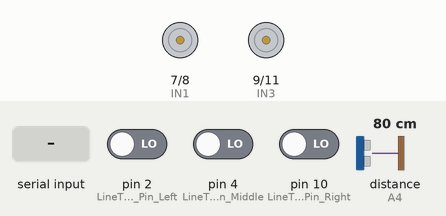
Simulated run of this sketch. Board: Arduino Uno, built with avr-gcc and run on an emulated ATmega328P. Shown: motor-driver pin pairs drawn as motors (green arrow = first pin HIGH = forward, orange = second pin HIGH = backward, longer = more drive, scaled by the enable pin). The test bench sets the inputs (shaded band); at power-on: pin 2 (LineTeacking_Pin_Left) LOW, pin 4 (LineTeacking_Pin_Middle) LOW, pin 10 (LineTeacking_Pin_Right) LOW, distance to the obstacle (sensor on A4) 80 cm. The echo pulse lasts 58.3 µs per cm.

Above: at 1.2 s.
1.3 s: "1001" received over Serial
At 2.9 s:
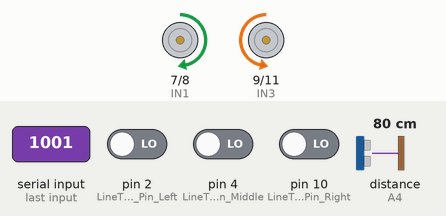
3.8 s: "1002" received over Serial
At 6.0 s:
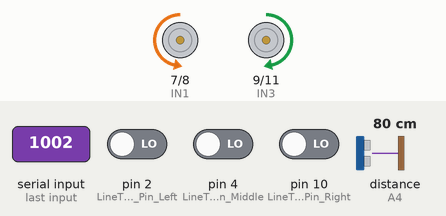
6.3 s: "1003" received over Serial
At 7.9 s:
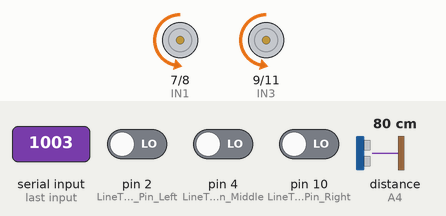
8.8 s: "1004" received over Serial
At 11.0 s:
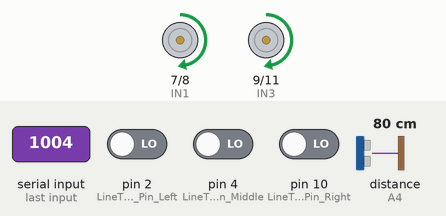
11.3 s: "1010" received over Serial
At 12.9 s:
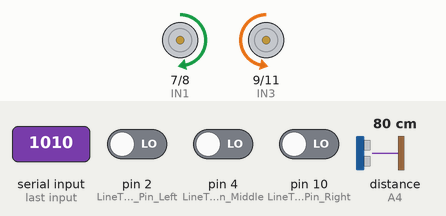
13.8 s: "1011" received over Serial
At 16.0 s:
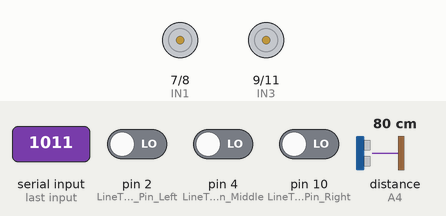
Timing chart, 0 to 17.3 s (numbered marks = the images above; inputs shaded):
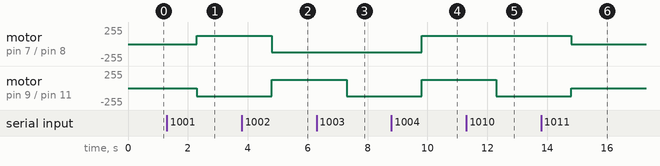

Measured:
- after the input at 1.3 s, motor on pin 7 (IN1) / pin 8 (IN2): stopped → forward 125/255 after 1.0 s; motor on pin 9 (IN3) / pin 11 (IN4): stopped → backward 125/255 after 1.0 s
- after the input at 3.8 s, motor on pin 7 (IN1) / pin 8 (IN2): forward 125/255 → backward 125/255 after 1.0 s; motor on pin 9 (IN3) / pin 11 (IN4): backward 125/255 → forward 125/255 after 1.0 s
- after the input at 6.3 s, motor on pin 9 (IN3) / pin 11 (IN4): forward 125/255 → backward 125/255 after 1.0 s
- after the input at 8.8 s, motor on pin 7 (IN1) / pin 8 (IN2), motor on pin 9 (IN3) / pin 11 (IN4): backward 125/255 → forward 125/255 after 1.0 s
- after the input at 11.3 s, motor on pin 9 (IN3) / pin 11 (IN4): forward 125/255 → backward 125/255 after 1.0 s
- after the input at 13.8 s, motor on pin 7 (IN1) / pin 8 (IN2): forward 125/255 → stopped after 1.0 s; motor on pin 9 (IN3) / pin 11 (IN4): backward 125/255 → stopped after 1.0 s

The sketch:

mainFileForProj.ino
```cpp
#define ENA 5
#define ENB 6
#define IN1 7 //Left side wheels go forward
#define IN2 8 //Left side wheels go backwards
#define IN3 9 //Right side wheels go backwards
#define IN4 11 //Right side wheels go forwards

#define carSpeed 125

#define LineTeacking_Pin_Right  10
#define LineTeacking_Pin_Middle 4
#define LineTeacking_Pin_Left   2

#define echoPin A4
#define trigPin A5

int distance;
long duration;
bool avoid = false;
bool line = false;


void setup() {
  Serial.begin(9600);

  pinMode(IN1, OUTPUT);
  pinMode(IN2, OUTPUT);
  pinMode(IN3, OUTPUT);
  pinMode(IN4, OUTPUT);
  pinMode(ENA, OUTPUT);
  pinMode(ENB, OUTPUT);

  analogWrite(ENA, carSpeed);
  analogWrite(ENB, carSpeed);

  pinMode(trigPin, OUTPUT);
  pinMode(echoPin, INPUT);
}


void forward(){
  digitalWrite(IN1,HIGH);
  digitalWrite(IN2,LOW);
  digitalWrite(IN3,LOW);
  digitalWrite(IN4,HIGH);
}
void backward(){
  digitalWrite(IN1,LOW);
  digitalWrite(IN2,HIGH);
  digitalWrite(IN3,HIGH);
  digitalWrite(IN4,LOW);
}
void left(){
  digitalWrite(IN1,LOW);
  digitalWrite(IN2,HIGH);
  digitalWrite(IN3,LOW);
  digitalWrite(IN4,HIGH);
}
void right(){
  digitalWrite(IN1,HIGH);
  digitalWrite(IN2,LOW);
  digitalWrite(IN3,HIGH);
  digitalWrite(IN4,LOW);
}
void stopMove(){
  digitalWrite(IN1,LOW);
  digitalWrite(IN2,LOW);
  digitalWrite(IN3,LOW);
  digitalWrite(IN4,LOW);
}

void checkLineTrack(){
  if (digitalRead(4) == 1){
    forward();
    }
    else{
      if (digitalRead(2) == 1){
        left();
        }
        else{
          if (digitalRead(10) == 1){
            right();
          }
          else{
            stopMove();
          }
        }
      }
}

void obstacleAvoid(){
  digitalWrite(trigPin, LOW);
  delayMicroseconds(2);

  digitalWrite(trigPin, HIGH);
  delayMicroseconds(10);

  digitalWrite(trigPin, LOW);

  duration = pulseIn(echoPin, HIGH);
  distance = duration * 0.0344 / 2;

  if (distance < 30){
    stopMove();

    left();
    delay(1000);
    stopMove();
    forward();
  }
}


void loop() {
  if (avoid == true){
    obstacleAvoid();
  }
  if (line == true){
    checkLineTrack();
  }

  if (Serial.available() > 0) {
    String data = Serial.readString();

    if (data == "1001"){
      avoid = false;
      line = false;

      forward();
    }

    else if (data == "1002"){
      avoid = false;
      line = false;

      backward();
    }

    else if (data == "1003"){
      avoid = false;
      line = false;

      left();
    }

    else if (data == "1004"){
      avoid = false;
      line = false;

      right();
    }

    else if (data == "1010"){
      line = false;

      forward();
      avoid = true;
    }

    else if (data == "1011"){
      avoid = false;

      line = true;
    }

    else{
      avoid = false;
      line = false;

      stopMove();
    }
  }
}
```
